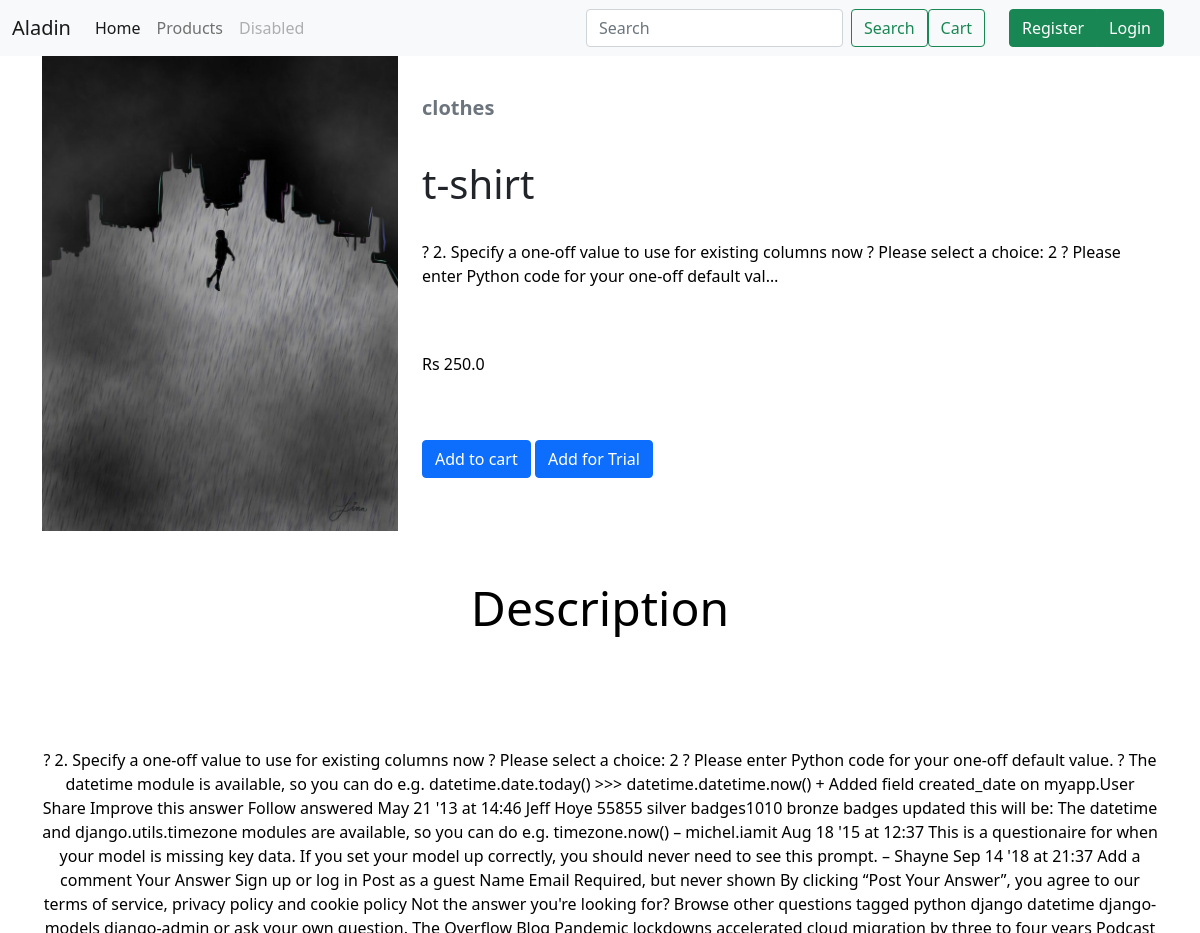
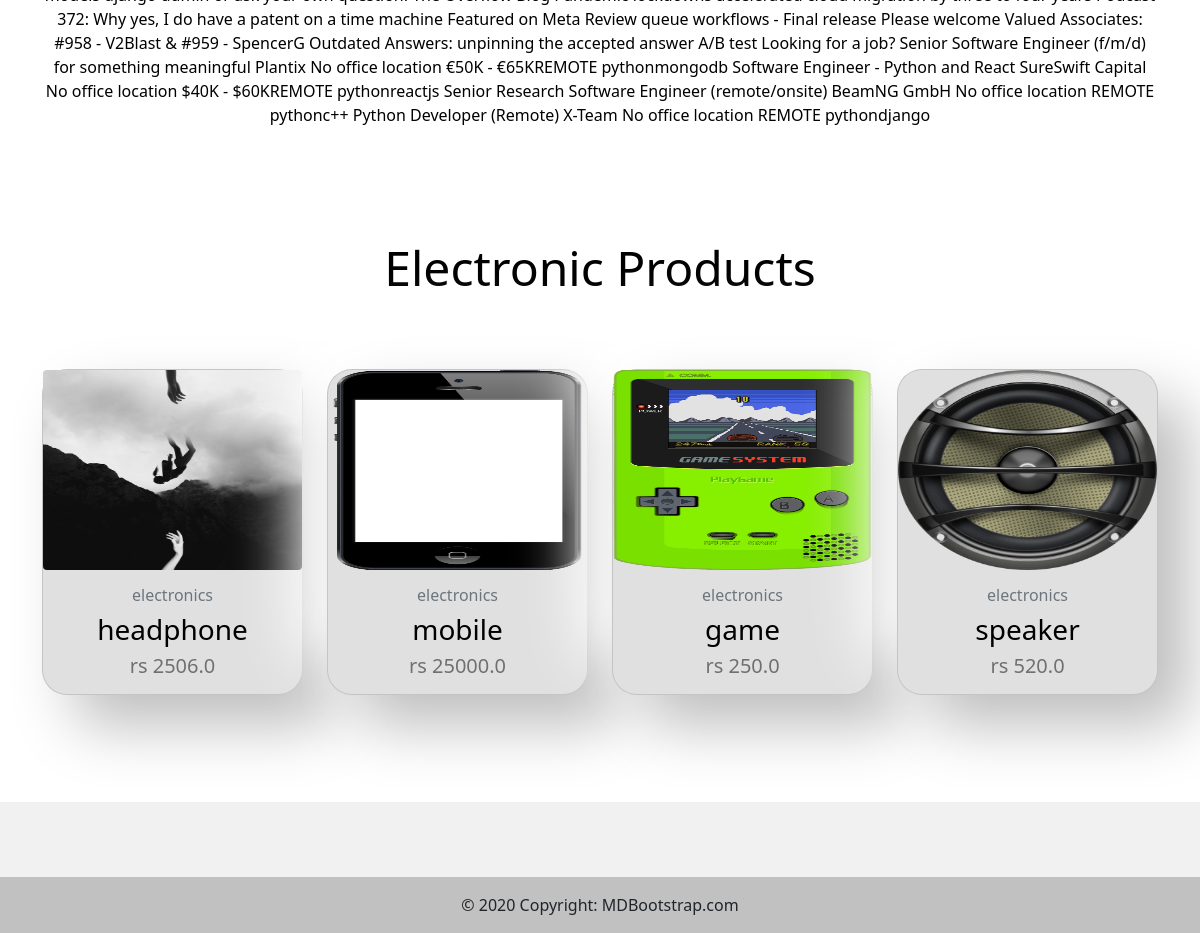
Screenshot of /product/t-shirt with the database file from the repository (2 pictures, top to bottom).
### aladin/models.py (models this page shows, shortened)
class item(models.Model):
    namee = models.CharField(max_length=200)
    desc = models.TextField()
    img = models.ImageField(upload_to='productimage')
    cat_name = models.ForeignKey(category, on_delete=models.CASCADE)
    price = models.FloatField(max_length=5000)

class category(models.Model):
    name = models.CharField(max_length=100)
    def __str__(self):
        return self.name

### aladin/views.py (the view)
def detailview(request, name):
    categ = category.objects.get(name='electronics')
    frod = item.objects.filter(cat_name=categ)
    prod = get_object_or_404(item,namee=name)
    return render(request, 'shop/detail.html', {'a': prod,'frod':frod})

### templates/shop/detail.html (shortened to what this page needs)
{% extends 'base.html' %}
{% block content %}
<div class="container">
    <div class="row">
        <div class="col-sm-5 col-md-4  rounded"><img src="{{a.img.url}}" class="col-12"></div>
        <div class="col-sm-5 offset-sm-2 col-md-8 offset-md-0">
            <h5 class="text-muted display-7 my-3 py-4"><strong>{{a.cat_name}}</strong></h5>
            <h3 class="display-6"><strong>{{a.namee}}</strong></h3><br>
                    <p class="">{{a.desc|truncatechars:150}}</p>
                    <p class="py-5">Rs {{a.price}}</p>
                    <a href="{% url 'cart_add' a.namee %}" class="btn btn-primary">Add to cart</a>
                    <a href="{% url 'tried' a.namee %}" class="btn btn-primary">Add for Trial</a>
            </div>
        </div>
    </div>
<div class="container">
<p class="text-center py-2 display-5 py-5"> Description</p>
<p class="text-center py-2 py-5"> {{a.desc}}</p></div>
<p class="text-center py-2 display-5 py-5"> Electronic Products</p>
<div class="container my-3">
<div class="row row-cols-sm-6  border-danger">
  {% for a in frod %}
  <div class="col-sm-3 col-md-3 py-2">
    <div class="card h-100">
      <div class="h-60"><img src="{{a.img.url}}" class="rounded card-img-top  " height="200px" alt="..."></div>
      <div class="card-body">
        <h4 class="h6 card-title text-muted">{{a.cat_name}}</h4>
        <h3 class="h3 card-title"><a href="{% url 'product_details' a.namee %}"> {{a.namee}}</a></h3>
        <p class="h5 card-text text-bottom text-black-50">rs {{a.price}}</p>
      </div>
    </div>
  </div>{% endfor %}</div>
</div>
{% endblock %}

### static/css/custom.css (style rules this page uses)
.card { text-align: center; border-radius: 25px; background: #e0e0e0; box-shadow: 31px 31px 61px #bebebe, -31px -31px 61px #ffffff; }
a,p { color:black; text-decoration:none; }

### rows the page displays
item: img (picture), cat_name "clothes", namee "t-shirt", desc "? 2. Specify a one-off value to use for existing columns now ? Please select a choice: 2 ? Please enter Python code for your one-off default val…", price "250.0", desc "? 2. Specify a one-off value to use for existing columns now ? Please select a choice: 2 ? Please enter Python code for your one-off default value. ? The datetime module is available, so you can do e.g. datetime.date.today() >>> datetime.datetime.now() + Added field created_date on myapp.User Share Improve this answer Follow answered May 21 '13 at 14:46 Jeff Hoye 55855 silver badges1010 bronze badges updated this will be: The datetime and django.utils.timezone modules are available, so you can do e.g. timezone.now() – michel.iamit Aug 18 '15 at 12:37 This is a questionaire for when your model is missing key data. If you set your model up correctly, you should never need to see this prompt.…"
item: img (picture), cat_name "electronics", namee "headphone", price "2506.0"
item: img (picture), cat_name "electronics", namee "mobile", price "25000.0"
item: img (picture), cat_name "electronics", namee "game", price "250.0"
item: img (picture), cat_name "electronics", namee "speaker", price "520.0"
